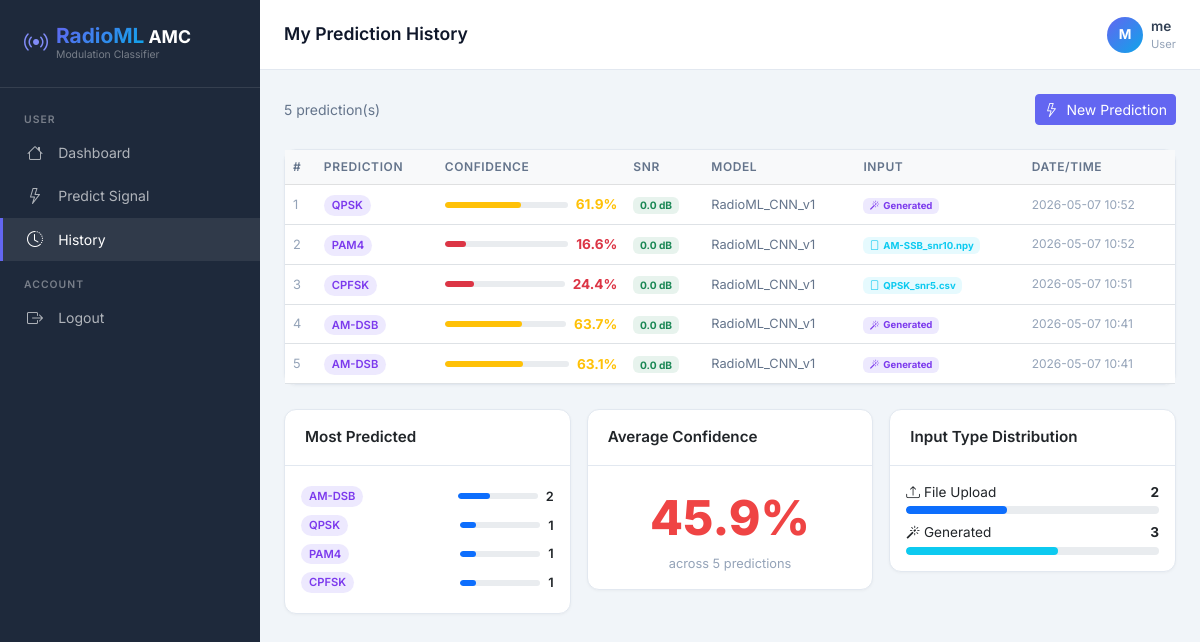
The page /user/history (signed in) on the database its author committed.
### tables this page shows
CREATE TABLE predictions (
            id INTEGER PRIMARY KEY AUTOINCREMENT,
            user_id INTEGER,
            model_id INTEGER,
            input_type TEXT,
            filename TEXT,
            prediction TEXT,
            confidence REAL,
            snr REAL,
            predicted_at TEXT DEFAULT CURRENT_TIMESTAMP
        );

CREATE TABLE models (
            id INTEGER PRIMARY KEY AUTOINCREMENT,
            name TEXT NOT NULL,
            filename TEXT NOT NULL,
            architecture TEXT,
            dataset_id INTEGER,
            accuracy REAL,
            trained_at TEXT DEFAULT CURRENT_TIMESTAMP,
            status TEXT DEFAULT 'ready',
            metrics TEXT
        );

### app.py (the view)
@app.route('/user/history')
@login_required()
def user_history():
    db = get_db()
    preds = db.execute("""
        SELECT p.*, m.name as model_name FROM predictions p
        LEFT JOIN models m ON p.model_id = m.id
        WHERE p.user_id=? ORDER BY p.predicted_at DESC
    """, (session['user_id'],)).fetchall()
    db.close()
    preds_list = [dict(p) for p in preds]
    counts = {}
    file_cnt = 0
    gen_cnt = 0
    total_conf = 0.0
    for p in preds_list:
        mod = p['prediction']
        counts[mod] = counts.get(mod, 0) + 1
        total_conf += p['confidence'] or 0
        if p['input_type'] == 'file':
            file_cnt += 1
        else:
            gen_cnt += 1
    top_mods = sorted([{'mod': k, 'cnt': v} for k, v in counts.items()],
                      key=lambda x: x['cnt'], reverse=True)[:5]
    avg_conf = round(total_conf / len(preds_list) * 100, 1) if preds_list else 0
    return render_template('user/history.html',
                           predictions=preds_list,
                           top_mods=top_mods,
                           avg_conf=avg_conf,
                           file_cnt=file_cnt,
                           gen_cnt=gen_cnt)

### app.py (called while the page is built)
def get_db():
    db = sqlite3.connect('instance/radioml.db')
    db.row_factory = sqlite3.Row
    return db

def login_required(role=None):
    def decorator(f):
        from functools import wraps
        @wraps(f)
        def wrapper(*args, **kwargs):
            if 'user_id' not in session:
                return redirect(url_for('login'))
            if role and session.get('role') != role:
                flash('Access denied!', 'danger')
                return redirect(url_for('login'))
            return f(*args, **kwargs)
        return wrapper
    return decorator

### templates/user/history.html (shortened to what this page needs)
{% extends "base.html" %}
{% block page_title %}My Prediction History{% endblock %}
{% block content %}
<div class="d-flex justify-content-between align-items-center mb-4">
    <div style="color:#64748b;font-size:0.875rem;">{{ predictions|length }} prediction(s)</div>
    <a href="{{ url_for('user_predict') }}" class="btn btn-primary btn-sm">
        <i class="bi bi-lightning me-1"></i> New Prediction
    </a>
</div>
{% if predictions %}
<div class="card mb-4">
    <div class="card-body p-0">
        <div class="table-responsive">
            <table class="table mb-0">
                <thead class="table-light">
                    <tr>
                        <th>#</th>
                        <th>Prediction</th>
                        <th>Confidence</th>
                        <th>SNR</th>
                        <th>Model</th>
                        <th>Input</th>
                        <th>Date/Time</th>
                    </tr>
                </thead>
                <tbody>
                    {% for p in predictions %}
                    <tr>
                        <td style="font-size:0.8rem;color:#94a3b8;">{{ loop.index }}</td>
                        <td><span class="badge-mod">{{ p.prediction }}</span></td>
                        <td>
                            <div class="d-flex align-items-center gap-2">
                                <div class="progress flex-fill" style="height:6px;width:80px;">
                                    <div class="progress-bar bg-{% if p.confidence > 0.8 %}success{% elif p.confidence > 0.5 %}warning{% else %}danger{% endif %}"
                                         style="width:{{ (p.confidence * 100)|round }}%"></div>
                                </div>
                                <span class="{% if p.confidence > 0.8 %}text-success{% elif p.confidence > 0.5 %}text-warning{% else %}text-danger{% endif %} fw-bold"
                                      style="font-size:0.85rem;white-space:nowrap;">
                                    {{ "%.1f"|format(p.confidence * 100) }}%
                                </span>
                            </div>
                        </td>
                        <td style="font-size:0.85rem;">
                            <span class="badge {% if p.snr >= 0 %}bg-success{% elif p.snr >= -10 %}bg-warning text-dark{% else %}bg-danger{% endif %} bg-opacity-10 text-{% if p.snr >= 0 %}success{% elif p.snr >= -10 %}warning{% else %}danger{% endif %}">
                                {{ p.snr }} dB
                            </span>
                        </td>
                        <td style="font-size:0.8rem;color:#64748b;">{{ p.model_name or 'N/A' }}</td>
                        <td style="font-size:0.8rem;">
                            {% if p.input_type == 'file' %}
                            <span class="badge bg-info bg-opacity-10 text-info">
                                <i class="bi bi-file me-1"></i>{{ p.filename or 'File' }}
                            </span>
                            {% else %}
                            <span class="badge" style="background:#ede9fe;color:#7c3aed;">
                                <i class="bi bi-magic me-1"></i>Generated
                            </span>
                            {% endif %}
                        </td>
                        <td style="font-size:0.75rem;color:#94a3b8;">
                            {{ p.predicted_at[:16] if p.predicted_at else '' }}
                        </td>
                    </tr>
                    {% endfor %}
                </tbody>
            </table>
        </div>
    </div>
</div>
<div class="row g-3">
    <div class="col-md-4">
        <div class="card">
            <div class="card-header">Most Predicted</div>
            <div class="card-body">
                {% for item in top_mods %}
                <div class="d-flex align-items-center justify-content-between py-1">
                    <span class="badge-mod">{{ item.mod }}</span>
                    <div class="d-flex align-items-center gap-2">
                        <div class="progress" style="width:80px;height:6px;">
                            <div class="progress-bar bg-primary"
                                 style="width:{{ (item.cnt / predictions|length * 100)|round }}%"></div>
                        </div>
                        <span style="font-size:0.8rem;font-weight:600;">{{ item.cnt }}</span>
                    </div>
                </div>
                {% endfor %}
            </div>
        </div>
    </div>
    <div class="col-md-4">
        <div class="card">
            <div class="card-header">Average Confidence</div>
            <div class="card-body text-center">
                <div style="font-size:3rem;font-weight:800;color:{% if avg_conf > 80 %}#10b981{% elif avg_conf > 50 %}#f59e0b{% else %}#ef4444{% endif %};">
                    {{ avg_conf }}%
                </div>
                <div style="font-size:0.8rem;color:#94a3b8;">across {{ predictions|length }} predictions</div>
            </div>
        </div>
    </div>
    <div class="col-md-4">
        <div class="card">
            <div class="card-header">Input Type Distribution</div>
            <div class="card-body">
                <div class="d-flex flex-column gap-2">
                    <div>
                        <div class="d-flex justify-content-between mb-1" style="font-size:0.85rem;">
                            <span><i class="bi bi-upload me-1"></i>File Upload</span>
                            <strong>{{ file_cnt }}</strong>
                        </div>
                        <div class="progress" style="height:8px;">
                            <div class="progress-bar bg-primary"
                                 style="width:{{ (file_cnt / predictions|length * 100)|round }}%"></div>
                        </div>
                    </div>
                    <div>
                        <div class="d-flex justify-content-between mb-1" style="font-size:0.85rem;">
                            <span><i class="bi bi-magic me-1"></i>Generated</span>
                            <strong>{{ gen_cnt }}</strong>
                        </div>
                        <div class="progress" style="height:8px;">
                            <div class="progress-bar bg-info"
                                 style="width:{{ (gen_cnt / predictions|length * 100)|round }}%"></div>
                        </div>
                    </div>
                </div>
            </div>
        </div>
    </div>
</div>
{% endif %}
{% endblock %}

### templates/base.html (style rules this page uses)
:root { --primary: #6366f1; --primary-dark: #4f46e5; --secondary: #0ea5e9; --success: #10b981; --danger: #ef4444; --warning: #f59e0b; --dark: #0f172a; --sidebar-bg: #1e293b; --sidebar-width: 260px; --card-bg: #ffffff; --bg: #f1f5f9; --text: #334155; --border: #e2e8f0; }
* { font-family: 'Inter', sans-serif; }
body { background: var(--bg); color: var(--text); }
.card { border: 1px solid var(--border); border-radius: 12px; box-shadow: 0 1px 3px rgba(0,0,0,0.04); }
.card-header { background: transparent; border-bottom: 1px solid var(--border); font-weight: 600; font-size: 0.95rem; padding: 1rem 1.25rem; }
.btn-primary { background: var(--primary); border-color: var(--primary); }
.table th { font-size: 0.75rem; text-transform: uppercase; letter-spacing: 0.05em; color: #64748b; font-weight: 600; }
.table td { font-size: 0.875rem; vertical-align: middle; }
.badge-mod { display: inline-block; padding: 2px 8px; border-radius: 20px; font-size: 0.7rem; font-weight: 600; background: #ede9fe; color: #7c3aed; }
.progress { border-radius: 20px; height: 8px; }
.progress-bar { border-radius: 20px; }

### rows shown on the page
predictions: prediction "QPSK", p.confidence*100 "61.9", snr "0.0", name "RadioML_CNN_v1", input_type "Generated", predicted_at "2026-05-07 10:52", mod "QPSK", {{ (item.cnt / predictions|length * 100)|round }} 20.0 (drawn), cnt "1"
predictions: prediction "PAM4", p.confidence*100 "16.6", snr "0.0", name "RadioML_CNN_v1", filename "AM-SSB_snr10.npy", predicted_at "2026-05-07 10:52", mod "PAM4", {{ (item.cnt / predictions|length * 100)|round }} 20.0 (drawn), cnt "1"
predictions: prediction "CPFSK", p.confidence*100 "24.4", snr "0.0", name "RadioML_CNN_v1", filename "QPSK_snr5.csv", predicted_at "2026-05-07 10:51", mod "CPFSK", {{ (item.cnt / predictions|length * 100)|round }} 20.0 (drawn), cnt "1"
predictions: prediction "AM-DSB", p.confidence*100 "63.7", snr "0.0", name "RadioML_CNN_v1", input_type "Generated", predicted_at "2026-05-07 10:41", mod "AM-DSB", {{ (item.cnt / predictions|length * 100)|round }} 40.0 (drawn), cnt "2"
predictions: prediction "AM-DSB", p.confidence*100 "63.1", snr "0.0", name "RadioML_CNN_v1", input_type "Generated", predicted_at "2026-05-07 10:41"

### other values the page prints
{{ session.get('username', 'U')[0].upper() }} "M"
{{ session.get('username') }} "me"
{{ session.get('role') }} "User"
{{ predictions|length }} "5"
{{ avg_conf }} "45.9"
{{ file_cnt }} "2"
{{ gen_cnt }} "3"
